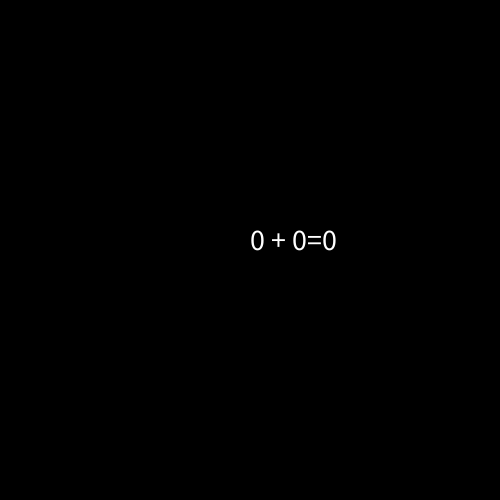
Frame 1 (no input)
Frame 60 (the mouse pressed at the canvas centre just before this capture): identical to frame 1, image omitted
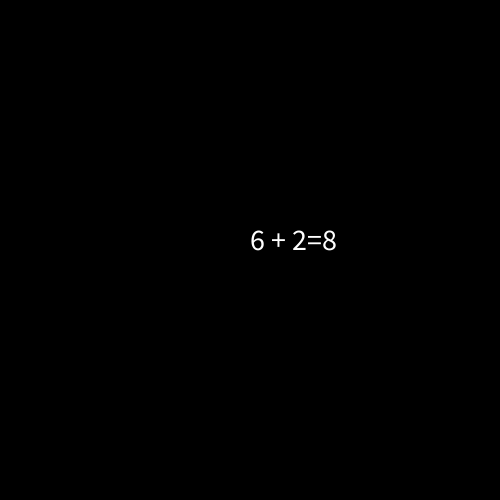
Frame 120 (the mouse held since frame 60 and released just before this capture)

The Processing sketch that drew these frames (run headless with seeded random() and noise(); from frame 60 on, the mouse is pressed at the canvas centre):

// Processing sketch: sketch_additionandsum
// ── sketch_additionandsum.pde
String additionSentence;
int n1, n2;
void setup(){
  
  size(500, 500);
  println(addition(4, 5));
  textSize (30);
}

void draw(){
  background(0);
  additionSentence = n1 + " + " + n2 + "=" + addition(n1, n2);
  text(additionSentence, width/2, height/2);

}

int addition(int a, int b){
  int sum = a + b; 
  return sum;
}


void mousePressed(){

  n1 = int(random(0, 10));
  n2 = int(random(0, 10));

}
